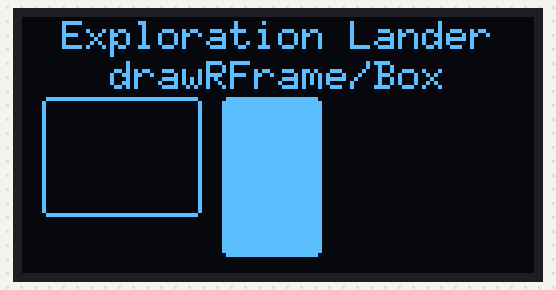
Bench run of a sketch on a simulated Arduino Uno, built with avr-gcc and run on an emulated ATmega328P. On the bench: 128×64 one-colour display.

Above: at 4.4 s.
At 10.3 s:
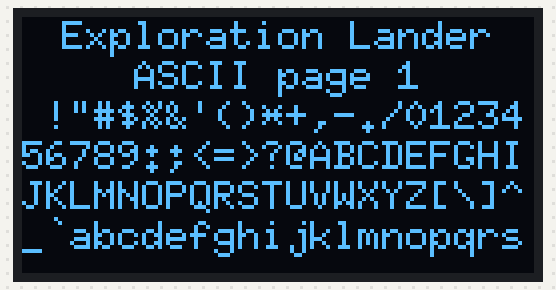
At 16.1 s:
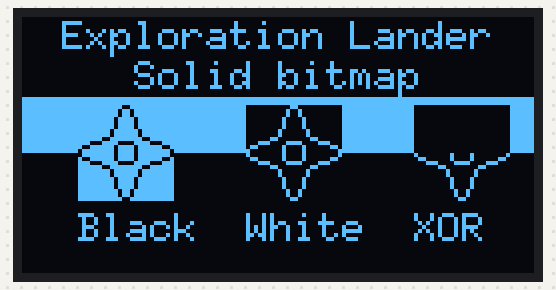
At 18.6 s:
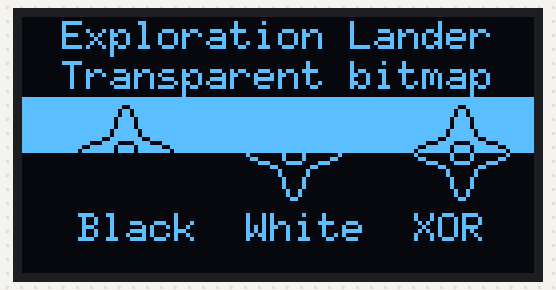
At 21.9 s:
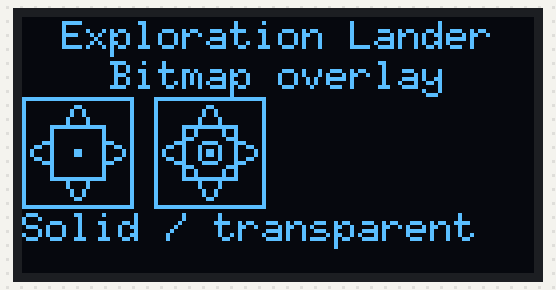
At 36.1 s:
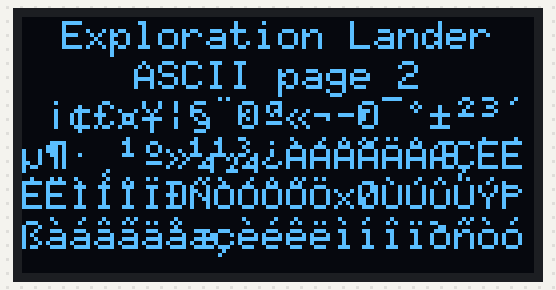

The sketch:

day22_display_examples.ino
```cpp
/*
 * 30 Days - Lost in Space
 * Day 22 - Display Panel Details
 *
 * Even our new OLED display is a bit small if we have large amounts of
 * information to display.  But this new display isn't limited to JUST
 * text!  It is a 128x64 pixel display and we can turn any of them on/off
 * to display whatever we like, including graphics.
 *
 * Today we'll run a "readiness check" on our new display to test out its
 * full capabilities.
 *
 * Learn more at https://learn.inventr.io/adventure
 *
 * Alex Eschenauer
 * David Schmidt
 * Greg Lyzenga
 */

/*
 * Arduino concepts introduced/documented in this lesson.
 * -
 * -
 * -
 *
 * Parts and electronics concepts introduced in this lesson.
 * -
 */

// Explicitly include Arduino.h
#include "Arduino.h"
#include "Wire.h"

/*
 * Extensive documentation for this library can be found at https://github.com/olikraus/u8g2
 * for those wanting to dive deeper, but we will explain all of the functions
 * used in these lessons.
 */
#include <U8g2lib.h>  // Include file for the U8g2 library.

// Construct our lander_display handle using the same constructor from Day 21
U8G2_SH1106_128X64_NONAME_F_HW_I2C lander_display(U8G2_R0, /* reset=*/U8X8_PIN_NONE);

void setup(void) {
  lander_display.begin();  // Initialize display library

  // Uncomment the next line if your display shows the text upside down.
  // lander_display.setDisplayRotation(U8G2_R2);
}

/*
 * For our main loop() we will cycle through each test page, displaying
 * 8 frames for each test (which allows animation on each page).
 *
 * Rather than use two variables, one to track the page and one to track
 * the frame, we will demonstrate the use of the "bitshift" operators (">>"
 * and "<<") in conjunction with the bitwise and" to use a single variable.
 *
 * While this method is less clear, it is sometimes used when memory is very
 * tight since it uses less data storage.
 */
void loop(void) {
  const byte TEST_PAGE_COUNT = 13;
  for (unsigned int display_frame = 0; display_frame < (TEST_PAGE_COUNT * 8); display_frame++) {
    lander_display.clearBuffer();  // clear the internal memory

    // setCursor() will set the x/y location of the upper left bit of each string
    lander_display.setFont(u8g_font_6x10);
    lander_display.setFontRefHeightExtendedText();
    lander_display.setFontPosTop();

    // y_offset is current Y coordinate below all previously drawn content
    byte y_offset = 0;    // start at top of display

    // Title line for our display displayed on each screen
    drawCenteredString(0, 0, "Exploration Lander");  // Center title at top of display

    // To leave the title above each display we add the maximum character height of
    // our current font to the current y_offset.
    y_offset += lander_display.getMaxCharHeight();  // maximum height of current font

    // If you'd like to just view a single page just uncomment the next two lines and
    // set the page desired in the first line.
    // const byte DISPLAY_PAGE = 12;
    // display_frame = (display_frame & 7) | (DISPLAY_PAGE << 3);

    // Now display the appropriate page for our current display_frame.
    // Since each page is displayed 8 times we shift the display_frame right
    // by 3 bits, which is a FAST way of dividing it by 8.
    switch (display_frame >> 3) {
      // The frame number for each page is contained in the rightmost 3
      // bits of the current display_frame.  So here we remove the page
      // number by using a bitwise AND to remove all but the last three bits.
      case 0: display_test_ready(y_offset, display_frame & 0b00000111); break;
      case 1: display_test_box_frame(y_offset, display_frame & 0b00000111); break;
      case 2: display_test_circles(y_offset, display_frame & 0b00000111); break;
      case 3: display_test_r_frame(y_offset, display_frame & 0b00000111); break;
      case 4: display_test_string(y_offset, display_frame & 0b00000111); break;
      case 5: display_test_line(y_offset, display_frame & 0b00000111); break;
      case 6: display_test_triangle(y_offset, display_frame & 0b00000111); break;
      case 7: display_test_ascii_1(y_offset); break;
      case 8: display_test_ascii_2(y_offset); break;
      case 9: display_test_extra_page(y_offset, display_frame & 0b00000111); break;
      case 10: display_test_bitmap_modes(y_offset, display_frame & 0b00000111, false); break;
      case 11: display_test_bitmap_modes(y_offset, display_frame & 0b00000111, true); break;
      case 12: display_test_bitmap_overlay(y_offset, display_frame & 0b00000111); break;
    }
    lander_display.sendBuffer();
    delay(100);
  }
}

// Use the .drawStr() method to draw a string in the display centered
// horizontally between the given X coordinate and the maximum X.
// Y coordinate is unchanged and text is displayed relative to the
// current font positioning mode (Top, Center, Bottom).
byte drawCenteredString(byte x, byte y, char *string) {
  byte centered_x = x + ((lander_display.getDisplayWidth() - x) - lander_display.getStrWidth(string)) / 2;
  lander_display.drawStr(centered_x, y, string);
}

const byte LANDER_HEIGHT = 25;    // height of our lander image, in bits
const byte LANDER_WIDTH = 20;     // width of our lander image, in bits

// Draw an image of our lander drawn with frames and triangles
// at location x_location, y_location (relative to the upper left corner).
void display_lander(byte x_location, byte y_location) {
  lander_display.drawFrame(x_location + 7, y_location, 6, 5);        // ship top
  lander_display.drawFrame(x_location + 5, y_location + 4, 10, 20);  // ship center
  lander_display.drawFrame(x_location, y_location + 6, 6, 16);       // left pod
  lander_display.drawFrame(x_location + 14, y_location + 6, 6, 16);  // right pod
  lander_display.drawTriangle(x_location + 2, y_location + 21,
                              x_location, y_location + 25,
                              x_location + 4, y_location + 25);  // left nozzle
  lander_display.drawTriangle(x_location + 18, y_location + 21,
                              x_location + 15, y_location + 25,
                              x_location + 20, y_location + 25);  // right nozzle
}

/////////////////////////////////////////////////////////////////////
// Page 0: Display lander drawing and blinking begin message
void display_test_ready(byte y_offset, byte frame) {
  // Y value halfway between top and bottom of drawable area
  const byte Y_CENTER = y_offset + ((lander_display.getDisplayHeight() - y_offset) / 2);

  // Since our lander drawing's location is set using the upper-left
  // coordinates we will subtract half our drawing's height to center
  // it vertically.
  //
  // We will also shift it right by adding a "padding" amount to the
  // lander's X coordinate.
  const byte LANDER_PADDING = LANDER_WIDTH;   // shift lander right by its width
  const byte LANDER_Y_CENTER = Y_CENTER - (LANDER_HEIGHT / 2);
  display_lander(LANDER_PADDING, LANDER_Y_CENTER);

  // Blink the "ready" message by only displaying it every other frame
  // by extracting the rightmost bit of our frame number and only displaying
  // the message if the bit is 0 (frames 0, 2, 4, 6).
  if ((frame & 0b00000001) == 0) {
    // Determine remaining space to the right of our lander for our message.
    // The lander image extends from its starting X position plus its width.
    const byte X_OFFSET = LANDER_PADDING + LANDER_WIDTH;

    // get the height of each text line since it's used multiple times below
    byte text_height = lander_display.getMaxCharHeight();

    lander_display.setFontPosCenter();  // Y coordinate relative to center of font height
    // Display line 1 on display, one line above center
    drawCenteredString(X_OFFSET, Y_CENTER - text_height, "Begin");

    // Display line 2, vertically centered in space below title
    drawCenteredString(X_OFFSET, Y_CENTER, "Hardware");

    // Display line 3 on display, one line below center
    drawCenteredString(X_OFFSET, Y_CENTER + text_height, "Test");
  }
}

/////////////////////////////////////////////////////////////////////
// Page 1: Display filled and hollow boxes with one moving every frame.

// Here we define constants for our box size and coordinates.  This is
// done so they can be changed in one place, and it also makes it clear
// what the MEANINGS of each number are in the code below.  It changes
// code like:
// .drawBox(5,10,20,10);
// to:
// .drawBox(BOX1_X_OFFSET, y_offset, BOX1_WIDTH, BOX1_HEIGHT);
const byte BOX1_WIDTH = 20;
const byte BOX1_HEIGHT = 10;
const byte BOX1_X_OFFSET = 5;
const byte BOX2_WIDTH = BOX1_WIDTH * 1.5;
const byte BOX2_HEIGHT = BOX1_HEIGHT * .8;
const byte BOX2_X_OFFSET = BOX1_X_OFFSET * 2;
const byte BOX2_Y_OFFSET = BOX1_HEIGHT / 2;

void display_test_box_frame(byte y_offset, byte frame) {
  drawCenteredString(0, y_offset, "drawBox");
  y_offset += lander_display.getMaxCharHeight();  // offset down by font height
  // Draw a filled box at x, y, width, height.
  lander_display.drawBox(BOX1_X_OFFSET, y_offset, BOX1_WIDTH, BOX1_HEIGHT);
  // Draw a second box offset offset and moving right each frame
  lander_display.drawBox(BOX2_X_OFFSET + frame, y_offset + BOX2_Y_OFFSET,
                         BOX2_WIDTH, BOX2_HEIGHT);

  y_offset += BOX2_Y_OFFSET + BOX2_HEIGHT;  // offset down by drawn boxes
  drawCenteredString(0, y_offset, "drawFrame");
  y_offset += lander_display.getMaxCharHeight();  // offset down by font height
  // Draw box frame at x, y, width, height.
  lander_display.drawFrame(BOX1_X_OFFSET, y_offset, BOX1_WIDTH, BOX1_HEIGHT);
  // Draw second box frame offset and moving right each frame
  lander_display.drawFrame(BOX2_X_OFFSET + frame, y_offset + BOX2_Y_OFFSET,
                           BOX2_WIDTH, BOX2_HEIGHT);
}

/////////////////////////////////////////////////////////////////////
// Page 2: Display filled and hollow circles with one moving every frame.

const byte CIRCLE1_RADIUS = 8;
const byte CIRCLE1_DIAMETER = (CIRCLE1_RADIUS * 2) + 1;   // Diameter is (radius * 2) + 1
const byte CIRCLE1_X_OFFSET = CIRCLE1_RADIUS;
const byte CIRCLE2_RADIUS = CIRCLE1_RADIUS - 1;
const byte CIRCLE2_X_OFFSET = CIRCLE1_DIAMETER + CIRCLE2_RADIUS;

void display_test_circles(byte y_offset, byte frame) {
  drawCenteredString(0, y_offset, "drawDisc");
  y_offset += lander_display.getMaxCharHeight();  // offset down by font height
  // Center disc at x, y with radius.
  lander_display.drawDisc(CIRCLE1_X_OFFSET, y_offset + CIRCLE1_RADIUS, CIRCLE1_RADIUS);
  // Draw second (moving) disc
  lander_display.drawDisc(CIRCLE2_X_OFFSET + frame, y_offset + CIRCLE2_RADIUS, CIRCLE2_RADIUS);

  y_offset += CIRCLE1_DIAMETER;
  drawCenteredString(0, y_offset, "drawCircle");
  y_offset += lander_display.getMaxCharHeight();  // offset down by font height
  // Draw hollow circle at x, y with radius
  lander_display.drawCircle(CIRCLE1_X_OFFSET, y_offset + CIRCLE1_RADIUS, CIRCLE1_RADIUS);
  // Draw second (moving) hollow circle
  lander_display.drawCircle(CIRCLE2_X_OFFSET + frame, y_offset + CIRCLE2_RADIUS, CIRCLE2_RADIUS);
}

/////////////////////////////////////////////////////////////////////
// Page 3: Display filled and hollow boxes with rounded corners

const byte RBOX1_WIDTH = 40;
const byte RBOX1_HEIGHT = 30;
const byte RBOX1_X_OFFSET = 5;
const byte RBOX2_WIDTH = 25;
const byte RBOX2_HEIGHT = 40;
const byte RBOX2_X_OFFSET = RBOX1_X_OFFSET + RBOX1_WIDTH + RBOX1_X_OFFSET;

void display_test_r_frame(byte y_offset, byte frame) {
  drawCenteredString(0, y_offset, "drawRFrame/Box");
  y_offset += lander_display.getMaxCharHeight();  // offset down by font height

  lander_display.drawRFrame(RBOX1_X_OFFSET, y_offset, RBOX1_WIDTH, RBOX1_HEIGHT, frame + 1);
  lander_display.drawRBox(RBOX2_X_OFFSET, y_offset, RBOX2_WIDTH, RBOX2_HEIGHT, frame + 1);
}

/////////////////////////////////////////////////////////////////////
// Page 4: Display text strings, drawing them in different directions

const byte STRING_X_OFFSET = 30;

void display_test_string(byte y_offset, byte frame) {
  byte y_center = y_offset + (lander_display.getDisplayHeight() - y_offset) / 2;

  lander_display.setFontDirection(0);   // left to right
  lander_display.drawStr(STRING_X_OFFSET + frame, y_center, " 0");

  lander_display.setFontDirection(1);   // up to down
  lander_display.drawStr(STRING_X_OFFSET, y_center + frame, " 90");

  lander_display.setFontDirection(2);   // right to left (and upside down)
  lander_display.drawStr(STRING_X_OFFSET - frame, y_center, " 180");

  lander_display.setFontDirection(3);   // down to up
  lander_display.drawStr(STRING_X_OFFSET, y_center - frame, " 270");

  lander_display.setFontDirection(0);   // Restore normal left to right direction
}

/////////////////////////////////////////////////////////////////////
// Page 5: Display lines at different angles

const byte LINE_X_OFFSET = 7;
const byte LINE_Y_MAX = 55;

void display_test_line(byte y_offset, byte frame) {
  drawCenteredString(0, y_offset, "drawLine");
  y_offset += lander_display.getMaxCharHeight();  // offset down by font height

  // Draw lines from x1/y1 to x2/y2, moving x1 each frame.
  lander_display.drawLine(LINE_X_OFFSET + frame, y_offset,
                          40, LINE_Y_MAX);
  lander_display.drawLine(LINE_X_OFFSET + frame * 2, y_offset,
                          60, LINE_Y_MAX);
  lander_display.drawLine(LINE_X_OFFSET + frame * 3, y_offset,
                          80, LINE_Y_MAX);
  lander_display.drawLine(LINE_X_OFFSET + frame * 4, y_offset,
                          100, LINE_Y_MAX);
}

/////////////////////////////////////////////////////////////////////
// Page 6: Display triangles that separate each frame

void display_test_triangle(byte y_offset, byte frame) {
  drawCenteredString(0, y_offset, "drawTriangle");

  y_offset += lander_display.getMaxCharHeight();  // offset down by font height
  lander_display.drawTriangle(14, y_offset + 7,
                              45, y_offset + 20,
                              10, y_offset + 30);
  lander_display.drawTriangle(14 + frame, y_offset + 7 - frame,
                              45 + frame, y_offset + 20 - frame,
                              57 + frame, y_offset + 00 - frame);
  lander_display.drawTriangle(57 + frame * 2, y_offset + 0,
                              45 + frame * 2, y_offset + 20,
                              96 + frame * 2, y_offset + 43);
  lander_display.drawTriangle(10 + frame, y_offset + 30 + frame,
                              45 + frame, y_offset + 20 + frame,
                              96 + frame, y_offset + 43 + frame);
}

/////////////////////////////////////////////////////////////////////
// Page 7: Display characters from first ASCII page

const byte FIRST_PRINTABLE_CHARACTER = 32;  // ASCII character 32 is first printable character
void display_test_ascii_1(byte y_offset) {
  drawCenteredString(0, y_offset, "ASCII page 1");
  y_offset += lander_display.getMaxCharHeight();  // offset down by font height

  // For more characters visible you can uncomment the following line for a smaller font
  // lander_display.setFont(u8g2_font_spleen5x8_mf);
  byte character_width = lander_display.getMaxCharWidth();
  byte column_count = lander_display.getDisplayWidth() / character_width;
  byte row_count = (lander_display.getDisplayHeight() - y_offset) / lander_display.getMaxCharHeight();

  for (byte row = 0; row < row_count; row++) {
    for (byte column = 0; column < column_count; column++) {
      char character_string[2];  // space for character plus null terminator
      byte character_number = FIRST_PRINTABLE_CHARACTER + (row * column_count) + column;
      snprintf(character_string, sizeof(character_string), "%c", character_number);
      lander_display.drawStr(column * character_width,
                             y_offset + (row * lander_display.getMaxCharHeight()),
                             character_string);
    }
  }
}

/////////////////////////////////////////////////////////////////////
// Page 8: Display characters from second ASCII page

void display_test_ascii_2(byte y_offset) {
  drawCenteredString(0, y_offset, "ASCII page 2");
  y_offset += lander_display.getMaxCharHeight();  // offset down by font height

  // For more characters visible you can uncomment the following line for a smaller font
  // lander_display.setFont(u8g2_font_spleen5x8_mf);
  byte character_width = lander_display.getMaxCharWidth();
  byte column_count = lander_display.getDisplayWidth() / character_width;
  byte row_count = (lander_display.getDisplayHeight() - y_offset) / lander_display.getMaxCharHeight();

  for (byte row = 0; row < row_count; row++) {
    for (byte column = 0; column < column_count; column++) {
      char character_string[2];  // space for character plus null terminator
      byte character_number = FIRST_PRINTABLE_CHARACTER + 128 + (row * column_count) + column;
      snprintf(character_string, sizeof(character_string), "%c", character_number);
      lander_display.drawStr(column * character_width,
                             y_offset + (row * lander_display.getMaxCharHeight()),
                             character_string);
    }
  }
}

/////////////////////////////////////////////////////////////////////
// Page 9: Display characters from Unicode font

void display_test_extra_page(byte y_offset, byte frame) {
  drawCenteredString(0, y_offset, "Unicode");
  y_offset += lander_display.getMaxCharHeight();  // offset down by font height

  lander_display.setFont(u8g2_font_unifont_t_symbols);
  lander_display.setFontPosTop();
  lander_display.drawUTF8(0, y_offset, "☀ ☁");
  switch (frame) {
    case 0:
    case 1:
    case 2:
    case 3:
      lander_display.drawUTF8(frame * 3, y_offset + 20, "☂");
      break;
    case 4:
    case 5:
    case 6:
    case 7:
      lander_display.drawUTF8(frame * 3, y_offset + 20, "☔");
      break;
  }
}

const byte CROSS_WIDTH = 24;
const byte CROSS_HEIGHT = 24;
static const unsigned char cross_bits[] U8X8_PROGMEM = {
  0x00, 0x18, 0x00, 0x00, 0x24, 0x00, 0x00, 0x24, 0x00, 0x00, 0x42, 0x00,
  0x00, 0x42, 0x00, 0x00, 0x42, 0x00, 0x00, 0x81, 0x00, 0x00, 0x81, 0x00,
  0xC0, 0x00, 0x03, 0x38, 0x3C, 0x1C, 0x06, 0x42, 0x60, 0x01, 0x42, 0x80,
  0x01, 0x42, 0x80, 0x06, 0x42, 0x60, 0x38, 0x3C, 0x1C, 0xC0, 0x00, 0x03,
  0x00, 0x81, 0x00, 0x00, 0x81, 0x00, 0x00, 0x42, 0x00, 0x00, 0x42, 0x00,
  0x00, 0x42, 0x00, 0x00, 0x24, 0x00, 0x00, 0x24, 0x00, 0x00, 0x18, 0x00, };

const byte CROSS_FILL_WIDTH = 24;
const byte CROSS_FILL_HEIGHT = 24;
static const unsigned char cross_fill_bits[] U8X8_PROGMEM = {
  0x00, 0x00, 0x00, 0x00, 0x00, 0x00, 0x18, 0x00, 0x18, 0x64, 0x00, 0x26,
  0x84, 0x00, 0x21, 0x08, 0x81, 0x10, 0x08, 0x42, 0x10, 0x10, 0x3C, 0x08,
  0x20, 0x00, 0x04, 0x40, 0x00, 0x02, 0x80, 0x00, 0x01, 0x80, 0x18, 0x01,
  0x80, 0x18, 0x01, 0x80, 0x00, 0x01, 0x40, 0x00, 0x02, 0x20, 0x00, 0x04,
  0x10, 0x3C, 0x08, 0x08, 0x42, 0x10, 0x08, 0x81, 0x10, 0x84, 0x00, 0x21,
  0x64, 0x00, 0x26, 0x18, 0x00, 0x18, 0x00, 0x00, 0x00, 0x00, 0x00, 0x00, };

const byte CROSS_BLOCK_WIDTH = 14;
const byte CROSS_BLOCK_HEIGHT = 14;
static const unsigned char cross_block_bits[] U8X8_PROGMEM = {
  0xFF, 0x3F, 0x01, 0x20, 0x01, 0x20, 0x01, 0x20, 0x01, 0x20, 0x01, 0x20,
  0xC1, 0x20, 0xC1, 0x20, 0x01, 0x20, 0x01, 0x20, 0x01, 0x20, 0x01, 0x20,
  0x01, 0x20, 0xFF, 0x3F, };

/////////////////////////////////////////////////////////////////////
// Pages 10 and 11: Display bitmap modes (non-transparent / transparent)

void display_test_bitmap_modes(byte y_offset, byte frame, bool transparent) {
  if (!transparent) {
    lander_display.setBitmapMode(false /* solid */);
    drawCenteredString(0, y_offset, "Solid bitmap");
  } else {
    lander_display.setBitmapMode(true /* transparent*/);
    drawCenteredString(0, y_offset, "Transparent bitmap");
  }

  y_offset += lander_display.getMaxCharHeight();  // offset down by font height
  const byte frame_size = CROSS_HEIGHT + 4;
  lander_display.drawBox(0, y_offset,
                         frame_size * 5, frame_size/2);
  lander_display.setDrawColor(0);  // Black
  lander_display.drawXBMP(frame_size * 0.5, y_offset + (frame_size/2)-(CROSS_HEIGHT/2),
                          CROSS_WIDTH, CROSS_HEIGHT, cross_bits);
  lander_display.setDrawColor(1);  // White
  lander_display.drawXBMP(frame_size * 2, y_offset + (frame_size/2)-(CROSS_HEIGHT/2),
                          CROSS_WIDTH, CROSS_HEIGHT, cross_bits);
  lander_display.setDrawColor(2);  // XOR
  lander_display.drawXBMP(frame_size * 3.5, y_offset + (frame_size/2)-(CROSS_HEIGHT/2),
                          CROSS_WIDTH, CROSS_HEIGHT, cross_bits);
  lander_display.setDrawColor(1);   // restore default color

  lander_display.drawStr(frame_size * 0.5, y_offset + frame_size, "Black");
  lander_display.drawStr(frame_size * 2, y_offset + frame_size, "White");
  lander_display.drawStr(frame_size * 3.5, y_offset + frame_size, "XOR");
  if (frame == 7) {
    delay(1000);
  }
}

/////////////////////////////////////////////////////////////////////
// Pages 12: Display bitmap overlay mode

void display_test_bitmap_overlay(byte y_offset, byte frame) {
  byte frame_size = CROSS_FILL_HEIGHT + 4;
  byte frame_padding = 5;

  drawCenteredString(0, y_offset, "Bitmap overlay");

  y_offset += lander_display.getMaxCharHeight();  // offset down by font height
  lander_display.setBitmapMode(false /* solid */);
  lander_display.drawFrame(0, y_offset, frame_size, frame_size);
  lander_display.drawXBMP((frame_size / 2) - (CROSS_FILL_WIDTH / 2),
                          y_offset + (frame_size / 2) - (CROSS_FILL_HEIGHT / 2),
                          CROSS_WIDTH, CROSS_HEIGHT, cross_bits);
  if (frame & 4)
    lander_display.drawXBMP((frame_size / 2) - (CROSS_BLOCK_WIDTH / 2),
                            y_offset + (frame_size / 2) - (CROSS_BLOCK_HEIGHT / 2),
                            CROSS_BLOCK_WIDTH, CROSS_BLOCK_HEIGHT, cross_block_bits);

  lander_display.setBitmapMode(true /* transparent*/);
  lander_display.drawFrame(frame_size + frame_padding, y_offset,
                           frame_size, frame_size);
  lander_display.drawXBMP(frame_size + frame_padding + (frame_size / 2) - (CROSS_FILL_WIDTH / 2),
                          y_offset + (frame_size / 2) - (CROSS_FILL_HEIGHT / 2),
                          CROSS_WIDTH, CROSS_HEIGHT, cross_bits);
  if (frame & 4)
    lander_display.drawXBMP(frame_size + frame_padding + (frame_size / 2) - (CROSS_BLOCK_WIDTH / 2),
                            y_offset + (frame_size / 2) - (CROSS_BLOCK_HEIGHT / 2),
                            CROSS_BLOCK_WIDTH, CROSS_BLOCK_HEIGHT, cross_block_bits);

  lander_display.drawStr(0, y_offset + frame_size, "Solid / transparent");
  if (frame == 7) {
    delay(1000);
  }
}
 
```

Measured:
- what the display in image 1 shows lasts 2.2 s, from 10.3 s to 12.5 s
- what the display in image 2 shows lasts 2.6 s, from 16.0 s to 18.6 s
- what the display in image 4 shows lasts 1.7 s, from 21.9 s to 23.6 s
